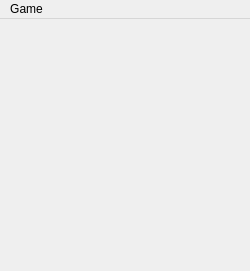
<?xml version="1.0" encoding="UTF-8"?>
<ui version="4.0">
 <class>MainWindow</class>
 <widget class="QMainWindow" name="MainWindow">
  <property name="geometry">
   <rect>
    <x>0</x>
    <y>0</y>
    <width>250</width>
    <height>271</height>
   </rect>
  </property>
  <property name="sizePolicy">
   <sizepolicy hsizetype="Minimum" vsizetype="Minimum">
    <horstretch>0</horstretch>
    <verstretch>0</verstretch>
   </sizepolicy>
  </property>
  <property name="minimumSize">
   <size>
    <width>120</width>
    <height>141</height>
   </size>
  </property>
  <property name="windowTitle">
   <string>TicTacToe</string>
  </property>
  <widget class="QWidget" name="centralWidget">
   <layout class="QHBoxLayout" name="horizontalLayout"/>
  </widget>
  <widget class="QMenuBar" name="menuBar">
   <property name="geometry">
    <rect>
     <x>0</x>
     <y>0</y>
     <width>250</width>
     <height>21</height>
    </rect>
   </property>
   <widget class="QMenu" name="menuGame">
    <property name="title">
     <string>Game</string>
    </property>
    <widget class="QMenu" name="menuNew">
     <property name="title">
      <string>New</string>
     </property>
     <addaction name="actionFirstPlayer"/>
     <addaction name="actionSecondPlayer"/>
    </widget>
    <addaction name="menuNew"/>
    <addaction name="actionExit"/>
   </widget>
   <addaction name="menuGame"/>
  </widget>
  <action name="actionFirstPlayer">
   <property name="text">
    <string>First Player</string>
   </property>
  </action>
  <action name="actionSecondPlayer">
   <property name="text">
    <string>Second Player</string>
   </property>
  </action>
  <action name="actionExit">
   <property name="text">
    <string>Exit</string>
   </property>
  </action>
 </widget>
 <layoutdefault spacing="6" margin="11"/>
 <resources/>
 <connections/>
</ui>
